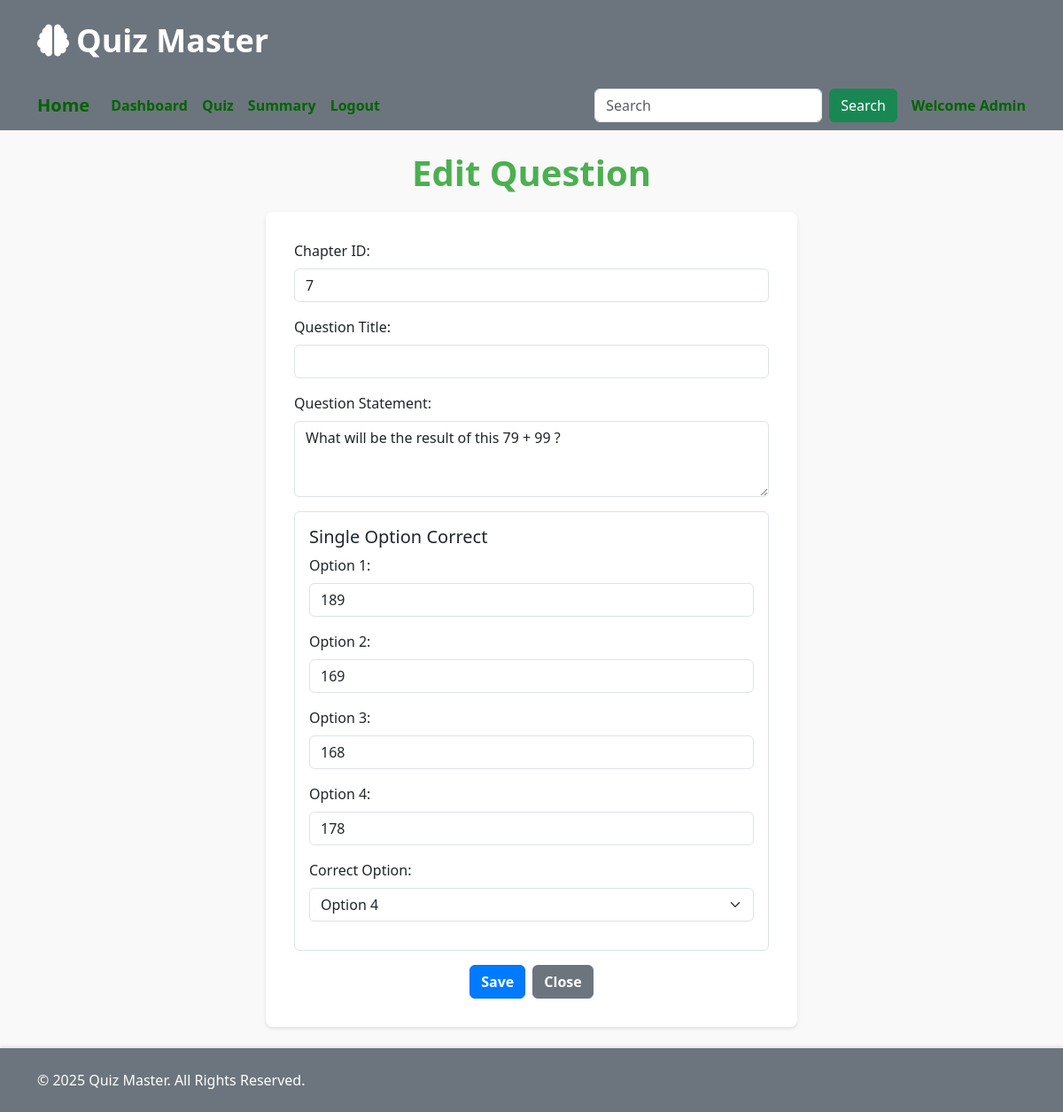
Page /edit_question/3 (signed in) on the earlier database version.
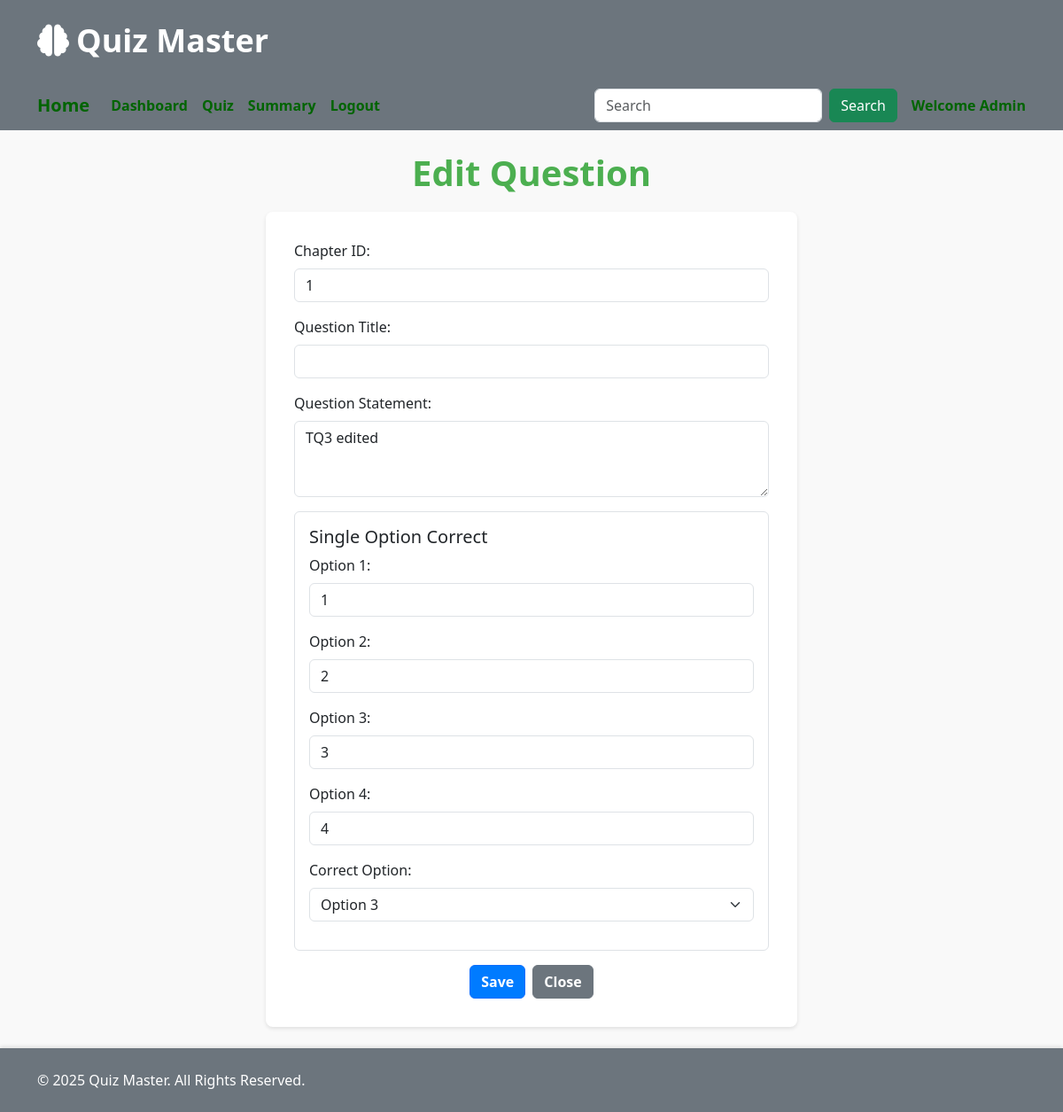
Same page on the later database version.
### app.py (models this page shows)
class Quiz(db.Model):
    id = db.Column(db.Integer, primary_key=True)
    title = db.Column(db.String(255), nullable=False)
    chapter_id = db.Column(db.Integer, db.ForeignKey('chapter.id'), nullable=False)
    date_of_quiz = db.Column(db.Date, nullable=False)
    duration = db.Column(db.Time, nullable=False)
    remarks = db.Column(db.String, nullable=True)
    questions = db.relationship('Question', backref='quiz', lazy=True)
    scores = db.relationship('Score', backref='quiz', lazy=True)

class Question(db.Model):
    id = db.Column(db.Integer, primary_key=True)
    quiz_id = db.Column(db.Integer, db.ForeignKey('quiz.id'), nullable=False)
    question_statement = db.Column(db.Text, nullable=False)
    option1 = db.Column(db.String(200), nullable=False)
    option2 = db.Column(db.String(200), nullable=False)
    option3 = db.Column(db.String(200), nullable=False)
    option4 = db.Column(db.String(200), nullable=False)
    correct_option = db.Column(db.String(1), nullable=False)

### app.py (the view, shortened to what this page needs)
@app.route('/edit_question/<int:question_id>', methods=['GET', 'POST'])
@login_required
def edit_question(question_id):
    if current_user.role != 'admin':
        return redirect(url_for('index'))
    question = Question.query.get_or_404(question_id)
    quiz = Quiz.query.get_or_404(question.quiz_id)
    return render_template('admin/edit_question.html', question=question, quiz=quiz)

### app.py (called while the page is built)
@login_manager.user_loader
def load_current_user(user_id):
    return db.session.get(User, int(user_id))  # Fixed LegacyAPIWarning yha se

### templates/admin/edit_question.html (shortened to what the changed rows need)
<!DOCTYPE html>
<html lang="en">
<head>
    <link href="https://cdn.jsdelivr.net/npm/bootstrap@5.3.0-alpha1/dist/css/bootstrap.min.css" rel="stylesheet">
    <link rel="stylesheet" href="https://cdnjs.cloudflare.com/ajax/libs/font-awesome/6.5.1/css/all.min.css">
</head>
<body>
    <header>
        <div class="container">
            <h1><i class="fas fa-brain me-2"></i>Quiz Master</h1>
        </div>
    </header>
    <main class="content">
        <div class="container my-4">
            <h1 class="header-title">Edit Question</h1>
            <div class="form-container">
                <form method="POST" action="/edit_question/{{ question.id }}">
                    <div class="mb-3">
                        <label for="chapter_id" class="form-label">Chapter ID:</label>
                        <input type="text" class="form-control" id="chapter_id" name="chapter_id"
                               value="{% if quiz %}{{ quiz.chapter_id }}{% endif %}" readonly>
                    </div>
                    <div class="mb-3">
                        <label for="question_statement" class="form-label">Question Statement:</label>
                        <textarea class="form-control" id="question_statement" name="question_statement" rows="3" required>{{ question.question_statement }}</textarea>
                    </div>
                    <div class="border p-3 mb-3 rounded">
                        <div class="mb-3">
                            <label for="option1" class="form-label">Option 1:</label>
                            <input type="text" class="form-control" id="option1" name="option1" value="{{ question.option1 }}" required>
                        </div>
                        <div class="mb-3">
                            <label for="option2" class="form-label">Option 2:</label>
                            <input type="text" class="form-control" id="option2" name="option2" value="{{ question.option2 }}" required>
                        </div>
                        <div class="mb-3">
                            <label for="option3" class="form-label">Option 3:</label>
                            <input type="text" class="form-control" id="option3" name="option3" value="{{ question.option3 }}" required>
                        </div>
                        <div class="mb-3">
                            <label for="option4" class="form-label">Option 4:</label>
                            <input type="text" class="form-control" id="option4" name="option4" value="{{ question.option4 }}" required>
                        </div>
                        <div class="mb-3">
                            <label for="correct_option" class="form-label">Correct Option:</label>
                            <select class="form-select" id="correct_option" name="correct_option" required>
                                <option value="C" {% if question.correct_option == 'C' %}selected{% endif %}>Option 3</option>
                                <option value="D" {% if question.correct_option == 'D' %}selected{% endif %}>Option 4</option>
                            </select>
                        </div>
                    </div>
                </form>
            </div>
        </div>
    </main>
</body>
</html>

Differences in the rows shown:
removed Quiz: chapter_id "7"
added Quiz: chapter_id "1"
changed Question: question_statement "What will be the result of this 79 + 99 ?" → "TQ3 edited"; option1 "189" → "1"; option2 "169" → "2"; option3 "168" → "3"; option4 "178" → "4"; correct_option "Option 4" → "Option 3"
